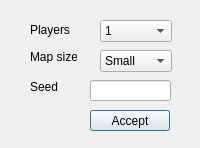
<?xml version="1.0" encoding="UTF-8"?>
<ui version="4.0">
 <class>SetupDialog</class>
 <widget class="QDialog" name="SetupDialog">
  <property name="geometry">
   <rect>
    <x>0</x>
    <y>0</y>
    <width>200</width>
    <height>148</height>
   </rect>
  </property>
  <property name="windowTitle">
   <string>Dialog</string>
  </property>
  <widget class="QComboBox" name="PlayersDropdown">
   <property name="geometry">
    <rect>
     <x>100</x>
     <y>20</y>
     <width>72</width>
     <height>22</height>
    </rect>
   </property>
   <item>
    <property name="text">
     <string>1</string>
    </property>
   </item>
   <item>
    <property name="text">
     <string>2</string>
    </property>
   </item>
   <item>
    <property name="text">
     <string>3</string>
    </property>
   </item>
   <item>
    <property name="text">
     <string>4</string>
    </property>
   </item>
  </widget>
  <widget class="QLabel" name="PlayersLabel">
   <property name="geometry">
    <rect>
     <x>30</x>
     <y>20</y>
     <width>41</width>
     <height>20</height>
    </rect>
   </property>
   <property name="text">
    <string>Players</string>
   </property>
  </widget>
  <widget class="QComboBox" name="MapSizeDropdown">
   <property name="geometry">
    <rect>
     <x>100</x>
     <y>50</y>
     <width>72</width>
     <height>22</height>
    </rect>
   </property>
   <item>
    <property name="text">
     <string>Small</string>
    </property>
   </item>
   <item>
    <property name="text">
     <string>Medium</string>
    </property>
   </item>
   <item>
    <property name="text">
     <string>Large</string>
    </property>
   </item>
   <item>
    <property name="text">
     <string>Humongous</string>
    </property>
   </item>
  </widget>
  <widget class="QLabel" name="MapSizeLabel">
   <property name="geometry">
    <rect>
     <x>30</x>
     <y>50</y>
     <width>47</width>
     <height>13</height>
    </rect>
   </property>
   <property name="text">
    <string>Map size</string>
   </property>
  </widget>
  <widget class="QLineEdit" name="SeedInput">
   <property name="geometry">
    <rect>
     <x>90</x>
     <y>80</y>
     <width>81</width>
     <height>21</height>
    </rect>
   </property>
  </widget>
  <widget class="QLabel" name="SeedLabel">
   <property name="geometry">
    <rect>
     <x>30</x>
     <y>80</y>
     <width>47</width>
     <height>13</height>
    </rect>
   </property>
   <property name="text">
    <string>Seed</string>
   </property>
  </widget>
  <widget class="QPushButton" name="AcceptButton">
   <property name="geometry">
    <rect>
     <x>90</x>
     <y>110</y>
     <width>80</width>
     <height>21</height>
    </rect>
   </property>
   <property name="text">
    <string>Accept</string>
   </property>
  </widget>
 </widget>
 <resources/>
 <connections/>
</ui>
